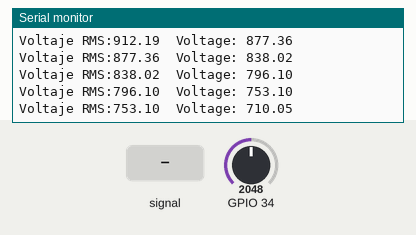
This sketch was run on a simulated ESP32. On the bench: the last lines printed to the serial monitor. The inputs (shaded band) are chosen by the test bench; at power-on: GPIO 34 = 2048.

Above: at 1.2 s.
1.3 s: GPIO 34 fed a 200 Hz sine of ±327 counts around its level
At 1.31 s:
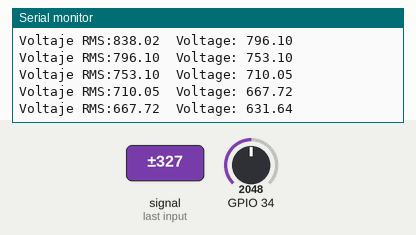
4.3 s: GPIO 34 set to 2866
At 4.31 s:
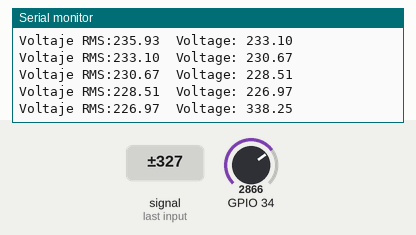
5.8 s: GPIO 34 fed a 1000 Hz sine of ±1023 counts around its level
At 5.81 s:
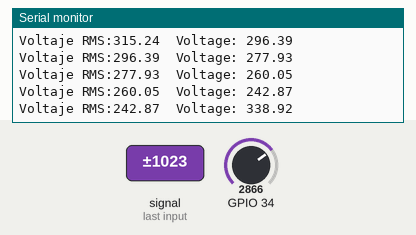
7.3 s: GPIO 34 set to 3603
At 9.71 s:
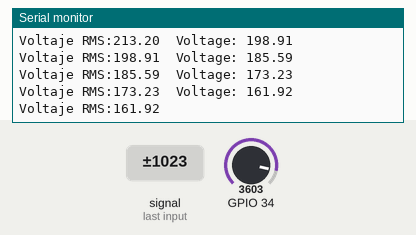
Timing chart, 0 to 9.8 s (numbered marks = the images above; inputs shaded):
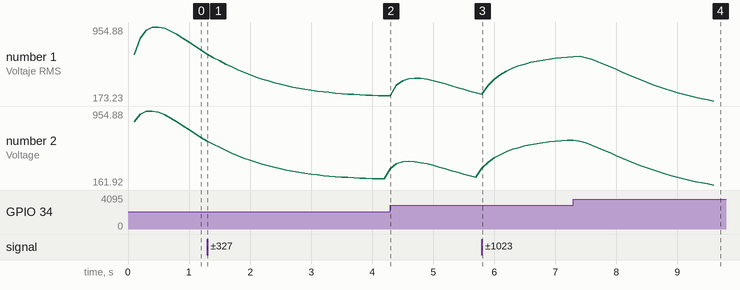

Measured:
- after the input at 1.3 s, the serial monitor: prints a new line at once (image 1)
- after the input at 4.3 s, the serial monitor: prints a new line at once (image 2)
- after the input at 5.8 s, the serial monitor: prints a new line at once (image 3)
- after the input at 7.3 s, the serial monitor: prints a new line at once (image 4)
- plotted number 1: 710.05 → 228.51 after the input at 1.3 s, 228.51 → 260.05 after the input at 4.3 s, 260.05 → 637.63 after the input at 5.8 s, 637.63 → 173.23 after the input at 7.3 s
- plotted number 2: 667.72 → 226.97 after the input at 1.3 s, 226.97 → 242.87 after the input at 4.3 s, 242.87 → 642.95 after the input at 5.8 s, 642.95 → 161.92 after the input at 7.3 s

The sketch:

S_Voltaje.ino
```cpp
#include <Filters.h>
float testFrequency = 60;                     // Frecuencia (Hz)
float windowLength = 40.0 / testFrequency;   // promedio de la señal

#include <Wire.h>
int Sensor1 = 0; //A0

int i=0;

float intercept = -0.04; // to be adjusted based on calibration testing
float slope = 0.0232; // to be adjusted based on calibration testing
float volts; // Voltage

unsigned long periodo = 100;
unsigned long tiempoAnterior = 0;


void setup() {
  Serial.begin(115200);
}

void loop() {

  RunningStatistics inputStats;
  inputStats.setWindowSecs(windowLength);

  while (true) {
    Sensor1 = analogRead(34);  //Leer pin Analógico
    inputStats.input(Sensor1);

    if ((unsigned long)(millis() - tiempoAnterior) >= periodo) {
      volts = intercept + slope * inputStats.sigma(); //offset y amplitud
      volts = volts * (40.3231);                      //calibración
      Serial.print("\tVoltage: ");
      Serial.println(volts);

      Serial.print("Voltaje RMS:");
      Serial.print(volts);
      tiempoAnterior = millis();
    }
  }

}
```
